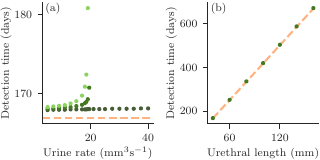

The Python source for this figure:
""" Module to make graphs from multiple catheter simulations. """

import matplotlib.pyplot as plt 
import numpy as np
import pandas as pd
import seaborn as sns
import os
from matplotlib.font_manager import FontProperties

# Graphics settings
plt.rcParams["figure.figsize"] = (3.2,1.6)
plt.rcParams['xtick.major.pad']='4'
plt.rcParams['ytick.major.pad']='4'
plt.rcParams['text.usetex'] = True
plt.rcParams['font.family'] = 'serif'
plt.rcParams['font.size'] = '8'
font = FontProperties()
font.set_name('serif')
font.set_size(8)
colours = np.array([(68,120,33), (141,211,95), (255,179,128), (255,221,85), (179,179,179)])/255
palette = sns.color_palette(colours)
palette2 = sns.dark_palette(colours[1], n_colors=4)
sns.set_palette(palette)
sns.set_style("ticks")
plt.rcParams['font.family'] = 'serif'
plt.rcParams['font.size'] = '8'

# Catheter lengths data processing

# Location of results files
folder = '../ExploringCatheter/results/catheter_lengths'
files = os.listdir(folder)

# interested in time taken to infection (at outflow) against catheter length
infection_threshold = np.array([1,1e2,1e4]) # Clinical definition of infection occuring

# Arrays for results
N = len(files)-2
lengths = np.zeros(N)
length_times = np.zeros((N,len(infection_threshold)))

for i in range(N):
    filename = os.path.join(folder, files[i])
    print(filename)
    # Read data
    df = pd.read_csv(filename, index_col=0, header=None, skiprows=3)
    info = pd.read_csv(filename,  nrows=1)
    if df.empty: break

    lengths[i] = info['catheter length']
    t_len = int(info['simulation length']/info['print interval']) # number of time steps
    dt = float(info['print interval']/3600) # print interval (hrs)
    r=float(info['outside growth rate'])
    D=float(info['surface diffusivity'])
    L=float(info['catheter length'])
    fisher_time = 0.5/(np.sqrt(r*D)*3600*24)

    outflow = np.zeros(t_len)
    for j in range(0, t_len):
        outflow[j] = df.iloc[4*j+3][1]

    # Find times at which outflow crosses threshold
    indices = np.searchsorted(outflow,infection_threshold, side='right')
    length_times[i] = [dt*index/24 if index!=len(outflow) else np.nan for index in indices]

# Urine rates processing

# Location of results files
folder = '../ExploringCatheter/results/urine_rates'
full_files = os.listdir(folder)
files = full_files[0:12:2]+full_files[12:16] + full_files[16:22:2] + full_files[22:]
print(files)

infection_threshold = np.array([1e0,1e2,1e4]) # Clinical definition of infection occuring

# Arrays for results
N = len(files)
urine_rates = np.zeros(N)
urine_times = np.zeros((N,len(infection_threshold)))

# Open files and read in data
for i in range(N):
    filename = os.path.join(folder, files[i])
    print(filename)
    # Read data
    df = pd.read_csv(filename, index_col=0, header=None, skiprows=3)
    info = pd.read_csv(filename,  nrows=1)
    if df.empty: break

    urine_rates[i] = info['urine rate']
    t_len = int(info['simulation length']/info['print interval']) # number of time steps
    dt = float(info['print interval']/3600) # print interval (hrs)

    outflow = np.zeros(t_len)
    for j in range(0, t_len):
        outflow[j] = df.iloc[4*j+3][1]

    # Find times at which outflow crosses threshold
    indices = np.searchsorted(outflow,infection_threshold, side='right')
    urine_times[i] = [dt*index if index!=len(outflow) else np.nan for index in indices]

# Set up figure/axes
gs_kw = dict(width_ratios=[1,1], height_ratios=[1])
big_fig, ax = plt.subplots(1,2, gridspec_kw=gs_kw)


ax[0].scatter(urine_rates,[time[0]/24 for time in urine_times], label='10$^3$ mm$^{{-3}}$',s=4,color=palette2[1],zorder=2)
ax[0].scatter(urine_rates,[time[1]/24 for time in urine_times], label='10$^5$ mm$^{{-3}}$',s=4,color=palette[0],zorder=2)
ax[0].scatter(urine_rates,[time[2]/24 for time in urine_times], label='10$^{7}$ mm$^{{-3}}$',s=4,color=palette[1],zorder=2)
ax[0].axhline(fisher_time*lengths[0], color=palette[2], ls='--',zorder=1)
ax[1].plot(lengths, lengths*fisher_time, color=palette[2], ls='--',zorder=1)
ax[1].scatter(lengths,[time[0] for time in length_times], label='10$^3$ mm$^{{-3}}$',s=4,color=palette[0],zorder=2)

sns.despine()
ax[0].locator_params(tight=True, nbins=3)
ax[1].locator_params(tight=True, nbins=3)
ax[0].set_xlabel('Urine rate (mm$^3$s$^{-1}$)', labelpad=11, va='bottom')
ax[1].set_xlabel('Urethral length (mm)', labelpad=11, va='bottom')
ax[0].set_ylabel('Detection time (days)', labelpad=2.0, fontproperties=font)
ax[1].set_ylabel('Detection time (days)', labelpad=2.0, fontproperties=font)
ax[1].set_xticks([60,120])

big_fig.add_subplot(111,frameon=False)
plt.tick_params(labelcolor='none',which='both',top=False,bottom=False,left=False,right=False)
plt.text(0.01,0.93, '(a)')
plt.text(0.61,0.93, '(b)')
plt.tight_layout(rect=[-0.115,-0.198,1.056,1.083])

plt.savefig('detection_time.pdf')